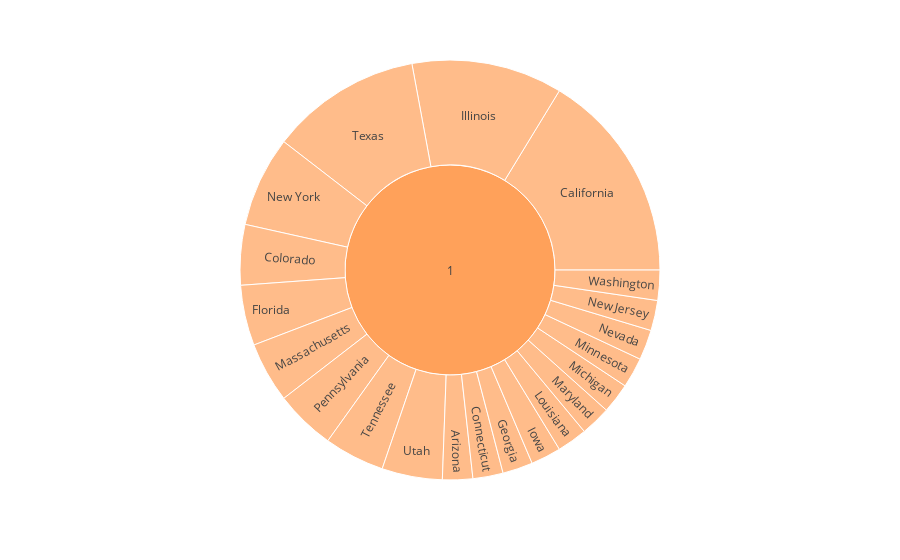

The notebook cell saved with this chart:
### Markdown cell above
**To do**

-   Create sunburst chart using `px.sunburst`.
-   Define hierarchy of sectors from root to leaves in `path` parameter. Here, we go from `Month` to `DestStateName` feature.
-   Set sector values in `values` paramter. Here, we can pass in `Flights` feature. 
-   Show the figure.

### Code cell
# Create sunburst chart here
fig = px.sunburst(data, path=['Month', 'DestStateName'], values='Flights')
fig.show()

### Figure 1 — Plotly figure (JSON) as saved in the notebook; plotly's stock layout.template omitted (floating-point values rounded to 4 significant figures; data arrays with more than 128 entries replaced by an {"elided": "..."} marker saying what was removed)
{"data": [{"branchvalues": "total", "domain": {"x": [0, 1], "y": [0, 1]}, "hovertemplate": "labels=%{label}<br>Flights=%{value}<br>parent=%{parent}<br>id=%{id}<extra></extra>", "ids": {"elided": "260 str values"}, "labels": {"elided": "260 str values"}, "level": "1", "name": "", "parents": {"elided": "260 str values"}, "type": "sunburst", "values": {"elided": "260 int values"}}], "layout": {"autosize": true, "legend": {"tracegroupgap": 0}, "margin": {"t": 60}}}
